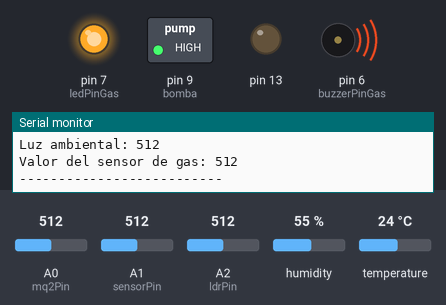
Simulated run of this sketch. Board: Arduino Uno, built with avr-gcc and run on an emulated ATmega328P. Shown: switched loads named in the sketch (green lamp = pin HIGH), output pins drawn as LEDs (lit = HIGH), buzzer (waves = sounding, pin HIGH), the last lines printed to the serial monitor. Inputs (shaded band) come from the test bench; at power-on: A1 (sensorPin) = 512, A0 (mq2Pin) = 512, A2 (ldrPin) = 512, humidity 55 %, temperature 24 °C.

Above: at 1.2 s.
1.3 s: A1 (sensorPin) set to 702
5.7 s: A1 (sensorPin) set to 733
At 7.3 s:
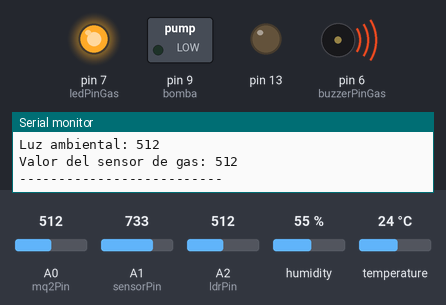
7.9 s: A0 (mq2Pin) set to 194
9.7 s: A0 (mq2Pin) set to 168
At 11.9 s:
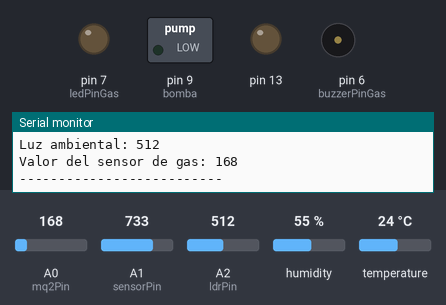
12.2 s: A2 (ldrPin) set to 734
13.9 s: A2 (ldrPin) set to 767
At 15.7 s:
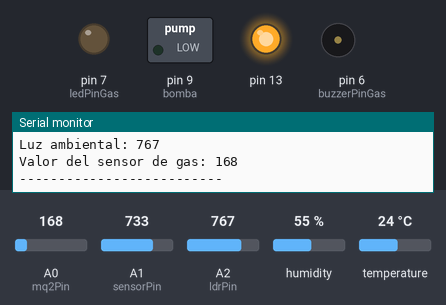
Timing chart, 0 to 17.2 s (numbered marks = the images above; inputs shaded):
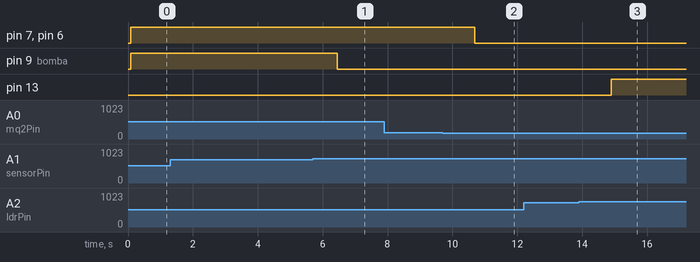

Measured:
- the behaviour switches between 720 and 721 on A1 (sensorPin) (found by bisection; images 0 and 1)
- the behaviour switches between 181 and 180 on A0 (mq2Pin) (found by bisection; images 1 and 2)
- the behaviour switches between 749 and 750 on A2 (ldrPin) (found by bisection; images 2 and 3)
- after the input at 5.7 s, pin 9 (bomba): HIGH → LOW after 0.75 s
- after the input at 9.7 s, pin 7 (ledPinGas), pin 6 (buzzerPinGas): HIGH → LOW after 0.99 s
- after the input at 13.9 s, pin 13: LOW → HIGH after 1.0 s

The sketch:

PROYECTO_COMPLETO.ino
```cpp
#include <DHT.h>  // Agrega la librería para el sensor DHT11

#define DHTPIN 10  // Define el pin al que está conectado el sensor DHT11
#define DHTTYPE DHT11  // Especifica el tipo de sensor (DHT11 en este caso)
DHT dht(DHTPIN, DHTTYPE);  // Crea una instancia del sensor DHT11

int sensorPin = A1; // Pin analógico donde está conectado el sensor de humedad de suelo
int ldrPin = A2;    // Pin analógico donde está conectado el sensor de luz ambiental
int umbral = 750;   // Umbral para encender el LED

int mq2Pin = A0;     // Pin analógico para el sensor de gas MQ-2
int ledPinGas = 7;   // Pin para el LED rojo del sensor de gas
int buzzerPinGas = 6; // Pin para el zumbador del sensor de gas
int umbralGas = 180; // Umbral para la detección de gas (ajusta según sea necesario)
int flameDetected = 0; // Variable para rastrear la detección de fuego

int bomba = 9;   // Pin de control de la bomba de agua
int humedad = 0; // Variable para la lectura de la humedad del suelo

void setup() {
  // Inicializamos el sensor DHT11
  dht.begin();

  // Inicializamos el Monitor Serie
  Serial.begin(9600);

  // Inicializamos el pin del LED
  pinMode(13, OUTPUT);

  // Inicializamos los pines del sensor de gas MQ-2
  pinMode(mq2Pin, INPUT);
  pinMode(ledPinGas, OUTPUT);
  pinMode(buzzerPinGas, OUTPUT);

  // Inicializamos el pin de control de la bomba de agua
  pinMode(bomba, OUTPUT);
}

void loop() {
  // Leemos la temperatura y la humedad del sensor DHT11
  float temperatura = dht.readTemperature();
  float humedadDHT = dht.readHumidity();
  // Leemos la lectura del sensor de humedad de suelo
  int lectura = analogRead(sensorPin);
  // Leemos la lectura del sensor de luz ambiental
  int LDRestado = analogRead(ldrPin);
  // Mostramos los valores en el Monitor Serie
  Serial.print("Temperatura: ");
  Serial.print(temperatura, 1); // Mostramos la temperatura con un decimal
  Serial.println(" C");
  Serial.print("Humedad: ");
  Serial.print(humedadDHT, 1); // Mostramos la humedad con un decimal
  Serial.println(" %");
  // Mostramos el resultado de las condiciones en el Monitor Serie

  if (lectura >= 1000) {
    Serial.println("FUERA DEL SUELO");
  } else if (lectura < 1000 && lectura >= 600) {
    Serial.println("SUELO ESTA SECO ");
  } else if (lectura < 600 && lectura >= 370) {
    Serial.println("SUELO HUMEDO");
  } else if (lectura < 370) {
    Serial.println("SENSOR EN AGUA ");
  }

  // Enviamos la lectura del sensor de la humedad del suelo al Monitor Serie
  Serial.print("Humedad del suelo: ");
  Serial.println(lectura);

  // Enviamos la lectura del sensor
  //de luz ambiental al Monitor Serie
  Serial.print("Luz ambiental: ");
  Serial.println(LDRestado);

  // Verificar si el valor del LDR supera el umbral
  if (umbral > LDRestado) {
    digitalWrite(13, LOW);  // Encender el LED
  } else {
    digitalWrite(13, HIGH); // Apagar el LED
  }

  // Leemos el valor del sensor de gas MQ-2
  int sensorValue = analogRead(mq2Pin);
  Serial.print("Valor del sensor de gas: ");
  Serial.println(sensorValue);
  // Comprueba si el valor del sensor MQ-2 supera el umbral para la detección de gas
  if (sensorValue > umbralGas) {
    flameDetected = 1;  // Se detecta el gas
    digitalWrite(ledPinGas, HIGH);
    digitalWrite(buzzerPinGas, HIGH);
  } else {
    flameDetected = 0;  // No se detecta el gas
    digitalWrite(ledPinGas, LOW);
    digitalWrite(buzzerPinGas, LOW);
  }

  // Leemos la humedad del suelo
  humedad = analogRead(A1);
  // Comprueba si la humedad del suelo está dentro del rango deseado para activar la bomba
  if (humedad >= 721 && humedad <= 1024) {
    digitalWrite(bomba, LOW); // Apagar la bomba
  } else {
    digitalWrite(bomba, HIGH); // Encender la bomba
  }
  Serial.println("--------------------------");
  delay(2000); // Esperamos unos segundos antes de volver a leer los valores
}
```
